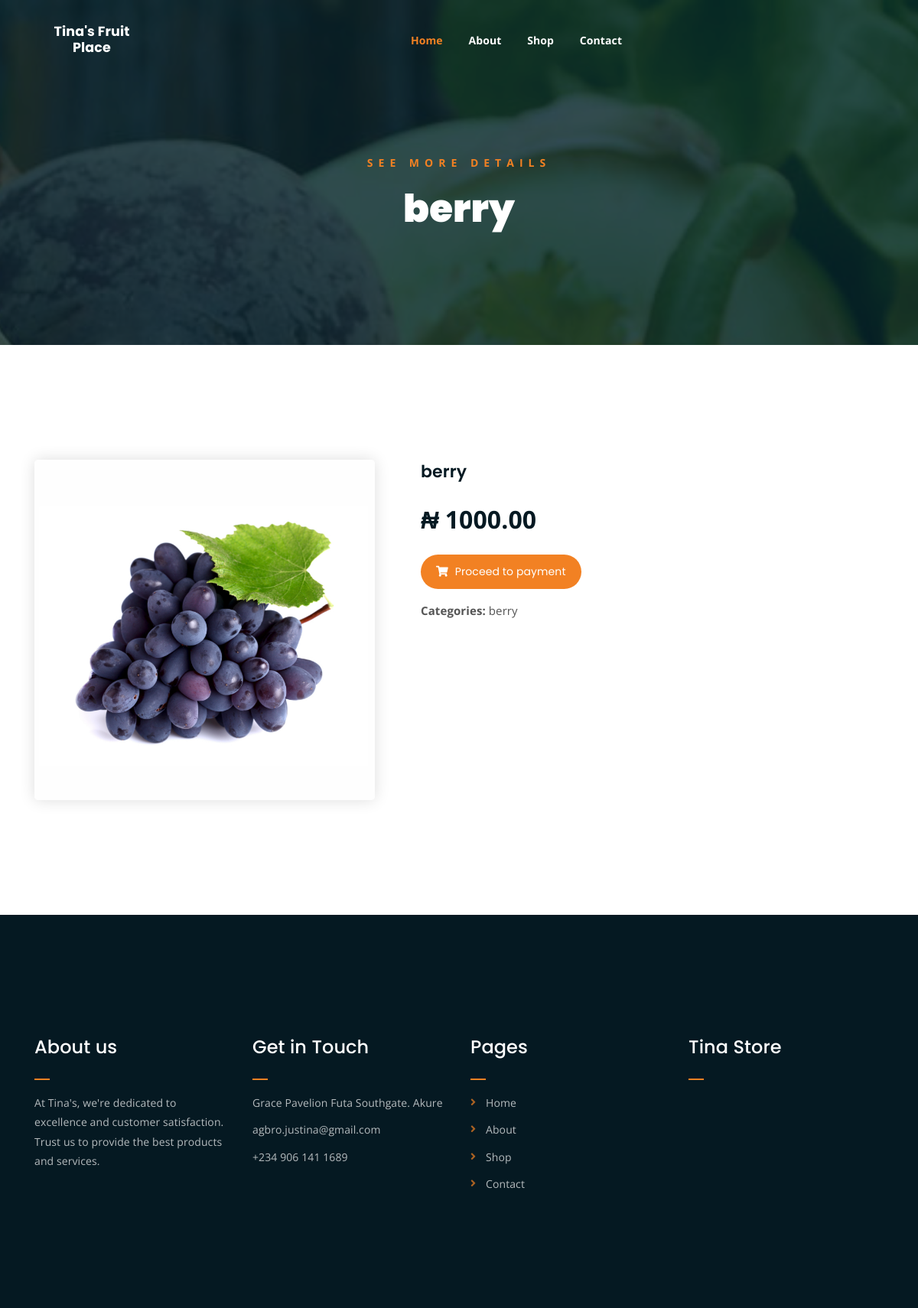
The page /product_details/berry on the database its author committed.
### commerce/models.py (models this page shows, shortened)
class Shop(models.Model):
    product_name = models.CharField(max_length=200)
    product_price = models.DecimalField(max_digits=10, decimal_places=2)
    product_image = models.FileField(blank=False, null=False, upload_to='store',verbose_name='Image')
    product_details = models.TextField()
    tag = models.CharField(max_length=10)
    slug = models.SlugField(max_length=250, unique=True)
    created = models.DateTimeField(auto_now_add =True)
    modified = models.DateTimeField(auto_now=True)
    class Meta():
        verbose_name_plural = "Store"
    def get_product_name(self):
        if self.product_name:
            return self.product_name

### commerce/views.py (the view)
# urls.py: path('product_details/<slug:slug>', views.product_details, name='product_details'),
def product_details(request, slug):
    product = get_object_or_404(Shop, slug=slug)
    return render(request, 'client/single-product.html', {'product':product})

### templates/client/single-product.html (shortened to what this page needs)
{% extends 'client/base.html' %}
{% load static %}
{% block content %}
	<body>
		<div class="breadcrumb-section breadcrumb-bg">
			<div class="container">
				<div class="row">
					<div class="col-lg-8 offset-lg-2 text-center">
						<div class="breadcrumb-text">
							<p>See more Details</p>
							<h1>{{product.get_product_name}}</h1>
						</div>
					</div>
				</div>
			</div>
		</div>
		<div class="single-product mt-150 mb-150">
			<div class="container">
				<div class="row">
					<div class="col-md-5">
						<div class="single-product-img">
							<img src="{{product.product_image.url}}" alt="">
						</div>
					</div>
					<div class="col-md-7">
						<div class="single-product-content">
							<h3>{{product.get_product_name}}</h3>
							<p class="single-product-pricing"><i>&#x20A6;</i> {{product.product_price}}</p>
							<div class="single-product-form">
								<a href="{% url 'commerce:payment-init' slug=product.slug %}" class="cart-btn"><i class="fas fa-shopping-cart"></i> Proceed to payment</a>
								<p><strong>Categories: </strong>{{product.tag}}</p>
							</div>
						</div>
					</div>
				</div>
			</div>
		</div>
	</body>
{% endblock %}

### static/client/css/main.css (style rules this page uses)
html { font-size: 14px; font-weight: 400; line-height: 28px; height: 100%; }
body { font-family: "Open Sans", sans-serif; font-weight: 400; font-size: 1rem; letter-spacing: 0.1px; line-height: 1.8; color: #051922; overflow-x: hidden; }
body img { max-width: 100%; }
a { cursor: pointer; text-decoration: none; -webkit-transition: all 0.2s ease-in-out; -o-transition: all 0.2s ease-in-out; transition: all 0.2s ease-in-out; }
h1, .h1, h2, .h2, h3, .h3, h4, .h4, h5, .h5, h6, .h6 { font-family: "Poppins", sans-serif; font-weight: 700; margin: 0 0 1.25rem 0; color: #051922; }
h1:last-child, .h1:last-child, h2:last-child, .h2:last-child, h3:last-child, .h3:last-child, h4:last-child, .h4:last-child, h5:last-child, .h5:last-child, h6:last-child, .h6:last-child { margin: 0; }
h1, .h1 { font-size: 4rem; font-weight: 700; line-height: 4rem; }
h3, .h3 { font-size: 2rem; font-weight: 700; line-height: 2.25rem; }
p { font-family: "Open Sans", sans-serif; font-weight: 400; font-size: 1rem; letter-spacing: 0.1px; line-height: 1.8; color: #051922; margin: 0 0 1.25rem 0; }
p:last-child { margin: 0; }
.mt-150 { margin-top: 150px; }
.mb-150 { margin-bottom: 150px; }
a.boxed-btn, a.bordered-btn, a.cart-btn { border-radius: 50px; }
.breadcrumb-bg { background-image: url(../img/breadcrumb-bg.jpg); }
.breadcrumb-text p { color: #F28123; font-weight: 700; text-transform: uppercase; letter-spacing: 7px; }
.breadcrumb-text h1 { font-size: 50px; font-weight: 900; color: #fff; margin: 0; margin-top: 20px; }
.breadcrumb-section { padding: 150px 0; background-size: cover; background-position: center center; position: relative; z-index: 1; background-attachment: fixed; padding-top: 200px; }
.breadcrumb-section:after { position: absolute; left: 0; top: 0; width: 100%; height: 100%; content: ""; background-color: #07212e; z-index: -1; opacity: 0.8; }
a.cart-btn { -webkit-transition: 0.3s; -o-transition: 0.3s; transition: 0.3s; }
html, body { height: 100%; }
a.cart-btn { font-family: 'Poppins', sans-serif; display: inline-block; background-color: #F28123; color: #fff; padding: 10px 20px; }
a.cart-btn i { margin-right: 5px; }
.single-product-img img { border-radius: 5px; -webkit-box-shadow: 0 0 20px #ddd; box-shadow: 0 0 20px #ddd; }
.single-product-content h3 { font-size: 22px; font-weight: 600; }
.single-product-content p { font-size: 15px; color: #555; line-height: 1.8; }
.single-product-content p.single-product-pricing { font-size: 32px; font-weight: 700; margin-bottom: 10px; color: #051922; line-height: inherit; }
.single-product-form a.cart-btn { margin-bottom: 15px; }
.single-product-content { margin-left: 30px; }

### rows shown on the page
Shop: get_product_name "berry", product_image (picture), product_price "1000.00", tag "berry"
